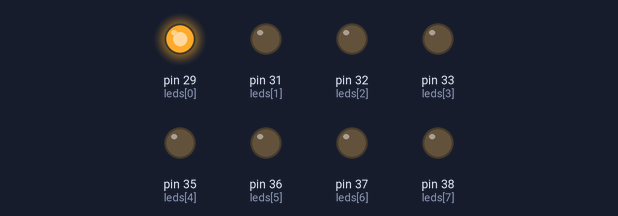
A program run on a simulated Raspberry Pi (header pin numbers). Parts: output pins drawn as LEDs (lit = HIGH).

Above: at 0.02 s.
At 0.32 s:
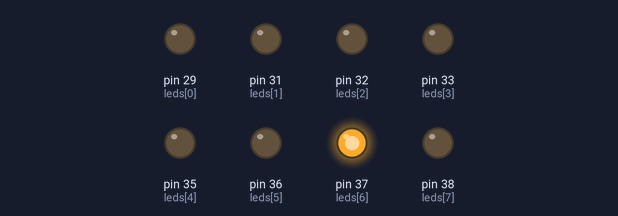
At 0.72 s:
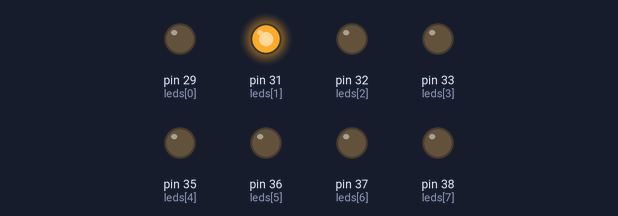
At 1.42 s:
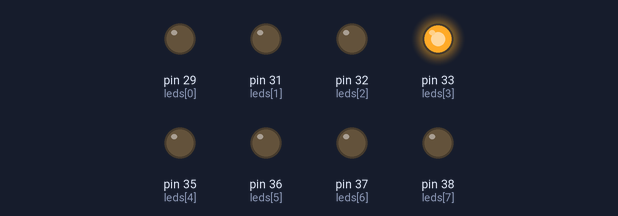
At 2.12 s:
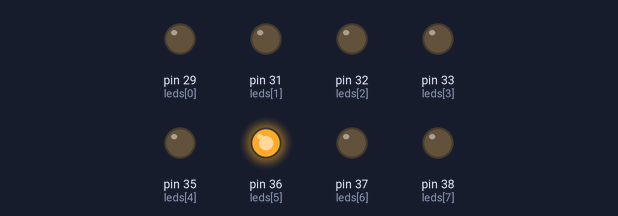
At 2.8 s:
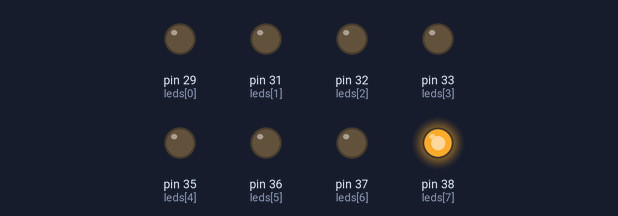
Timing chart, 0 to 3.1 s (numbered marks = the images above):
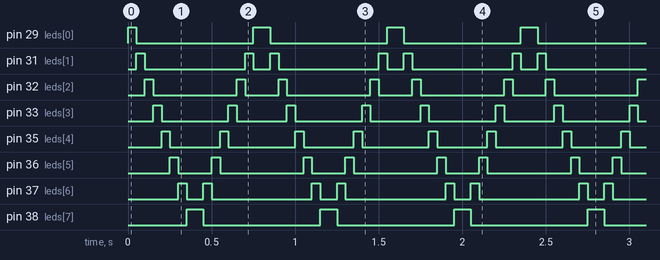

Measured:
- by itself, pin 29 (leds[0]), pin 38 (leds[7]): alternates HIGH for 0.10 s and LOW for 0.70 s
- by itself, pin 31 (leds[1]): repeats every 0.80 s: LOW 0.60 s, HIGH 0.05 s, LOW 0.10 s, HIGH 0.05 s
- by itself, pin 32 (leds[2]): repeats every 0.80 s: LOW 0.50 s, HIGH 0.05 s, LOW 0.20 s, HIGH 0.05 s
- by itself, pin 33 (leds[3]): repeats every 0.80 s: LOW 0.40 s, HIGH 0.05 s, LOW 0.30 s, HIGH 0.05 s
- by itself, pin 35 (leds[4]): repeats every 0.80 s: LOW 0.30 s, HIGH 0.05 s, LOW 0.40 s, HIGH 0.05 s
- by itself, pin 36 (leds[5]): repeats every 0.80 s: LOW 0.20 s, HIGH 0.05 s, LOW 0.50 s, HIGH 0.05 s
- by itself, pin 37 (leds[6]): repeats every 0.80 s: LOW 0.10 s, HIGH 0.05 s, LOW 0.60 s, HIGH 0.05 s

The program:

karasimsek.py
```python
import RPi.GPIO as GPIO
import time

leds = [29,31,32,33,35,36,37,38]

GPIO.setmode(GPIO.BOARD)

GPIO.setwarnings(False)

for i in range(8):
	GPIO.setup(leds[i], GPIO.OUT)
	GPIO.output(leds[i], GPIO.LOW)
while True:
	for i in range(8):
		GPIO.output(leds[i], GPIO.HIGH)
		time.sleep(0.05)
		GPIO.output(leds[i], GPIO.LOW)
	for j in range (7,-1,-1):
		GPIO.output(leds[j], GPIO.HIGH)
		time.sleep(0.05)
		GPIO.output(leds[j], GPIO.LOW)
```
